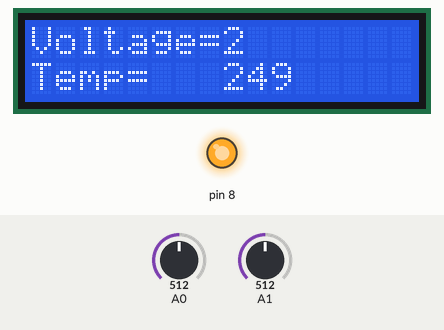
This sketch was run on a simulated Arduino Uno, built with avr-gcc and run on an emulated ATmega328P. On the bench: 16×2 character LCD, output pins drawn as LEDs (lit = HIGH). Inputs (shaded band) come from the test bench; at power-on: A1 = 512, A0 = 512. What the sketch prints to the serial monitor is not drawn.

Above: at 1.2 s.
1.3 s: A1 set to 716
At 2.5 s:
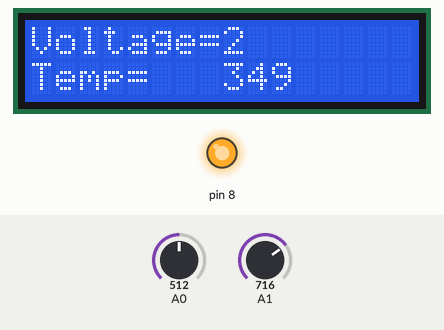
3.5 s: A0 set to 716
At 5.2 s:
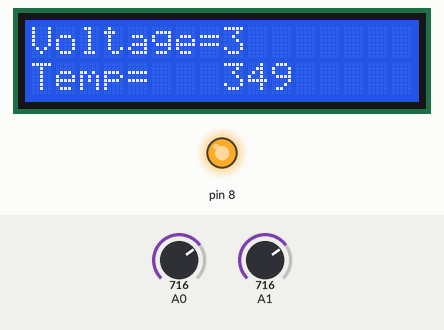
5.5 s: A1 set to 900
At 7.0 s:
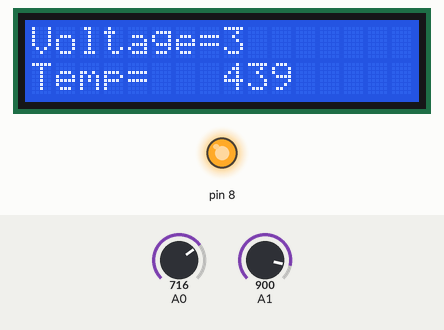
7.5 s: A0 set to 900
At 8.6 s:
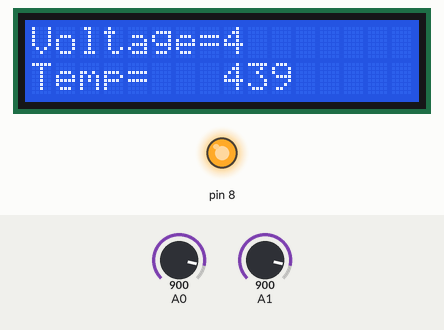
9.5 s: A1 set to 1023
At 11.2 s:
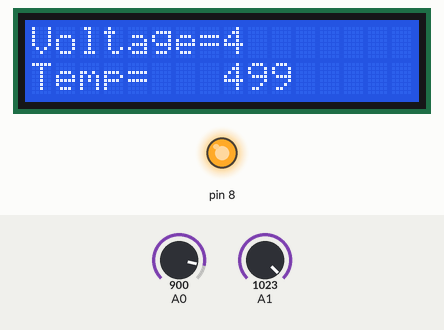
11.5 s: A0 set to 1023
At 13.1 s:
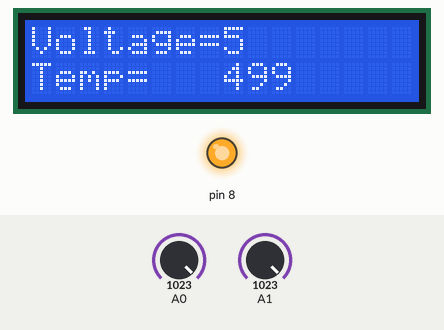
Timing chart, 0 to 14.5 s (numbered marks = the images above; inputs shaded):
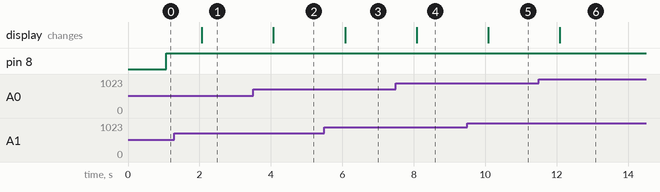

The sketch:

senser.ino
```cpp
#include <LiquidCrystal.h>
LiquidCrystal lcd(7, 6, 5, 4, 3, 2);
void setup() {
  Serial.begin(9600);
  lcd.begin(16,2);
  pinMode(8,OUTPUT);
  lcd.setCursor(0,0);
  lcd.print("Voltage= ");
  lcd.setCursor(0,1);
  lcd.print("Temp=" );

}

void loop() {
  int AN=analogRead(A0);
  int AN1=analogRead(A1);

  int voltage=AN*5.0/1023;
  lcd.setCursor(8,0);
  lcd.print(voltage);
  lcd.setCursor(8,1);
  int TEMP=AN1*4.88/10;
  lcd.print(TEMP);
  Serial.print("Tempreture:");
  Serial.println(TEMP);
  delay(1000);
  if(TEMP>25)
  {

  digitalWrite(8,HIGH);

  }

  else
  {
  digitalWrite(8,LOW);
  }

}
```

Measured:
- after the input at 1.3 s, the display: changes after 0.77 s (image 1)
- after the input at 3.5 s, the display: changes after 0.57 s (image 2)
- after the input at 5.5 s, the display: changes after 0.58 s (image 3)
- after the input at 7.5 s, the display: changes after 0.58 s (image 4)
- after the input at 9.5 s, the display: changes after 0.58 s (image 5)
- after the input at 11.5 s, the display: changes after 0.58 s (image 6)
